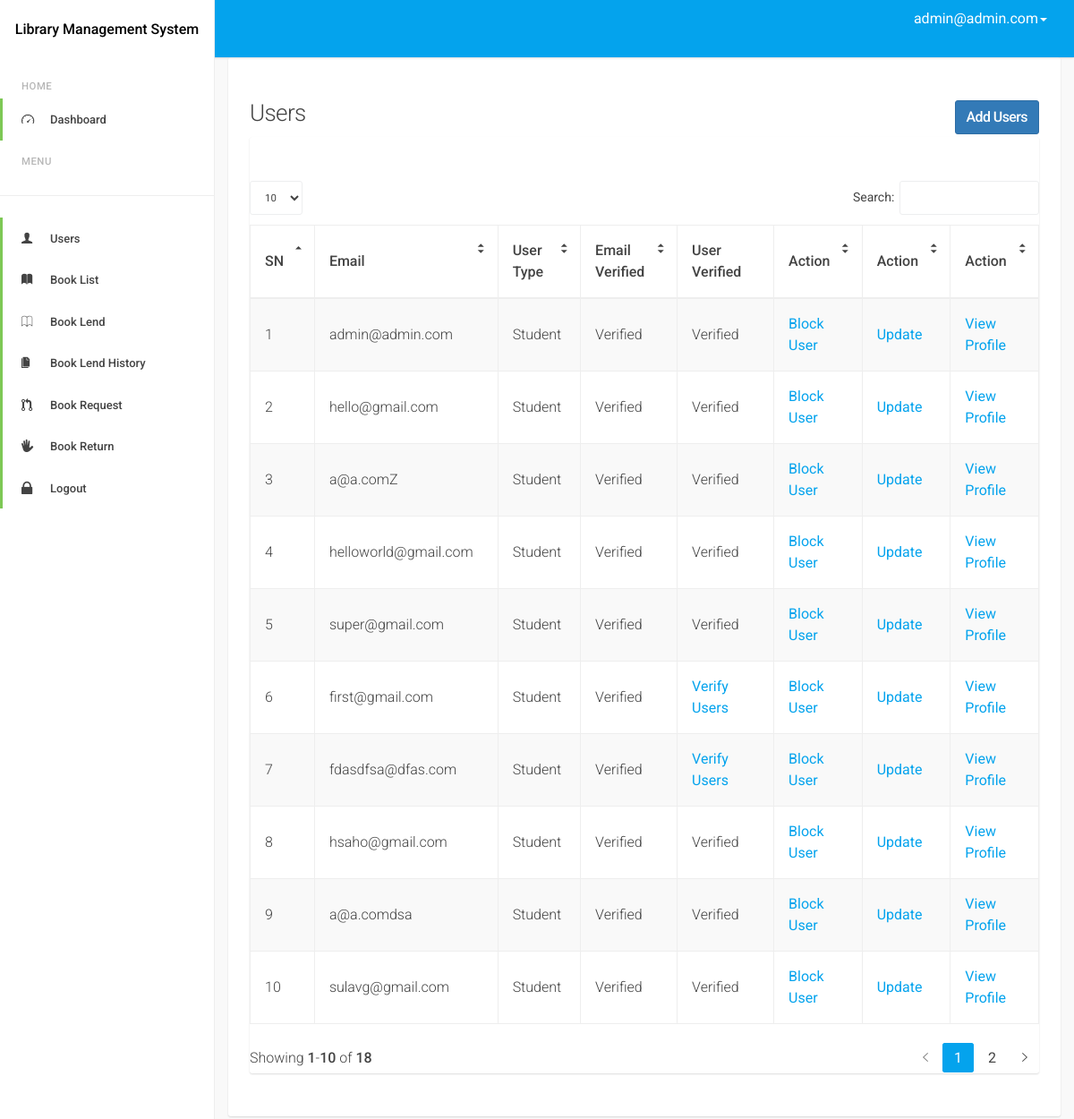
Before: /admindash/view/users/ (signed in) with the older database file.
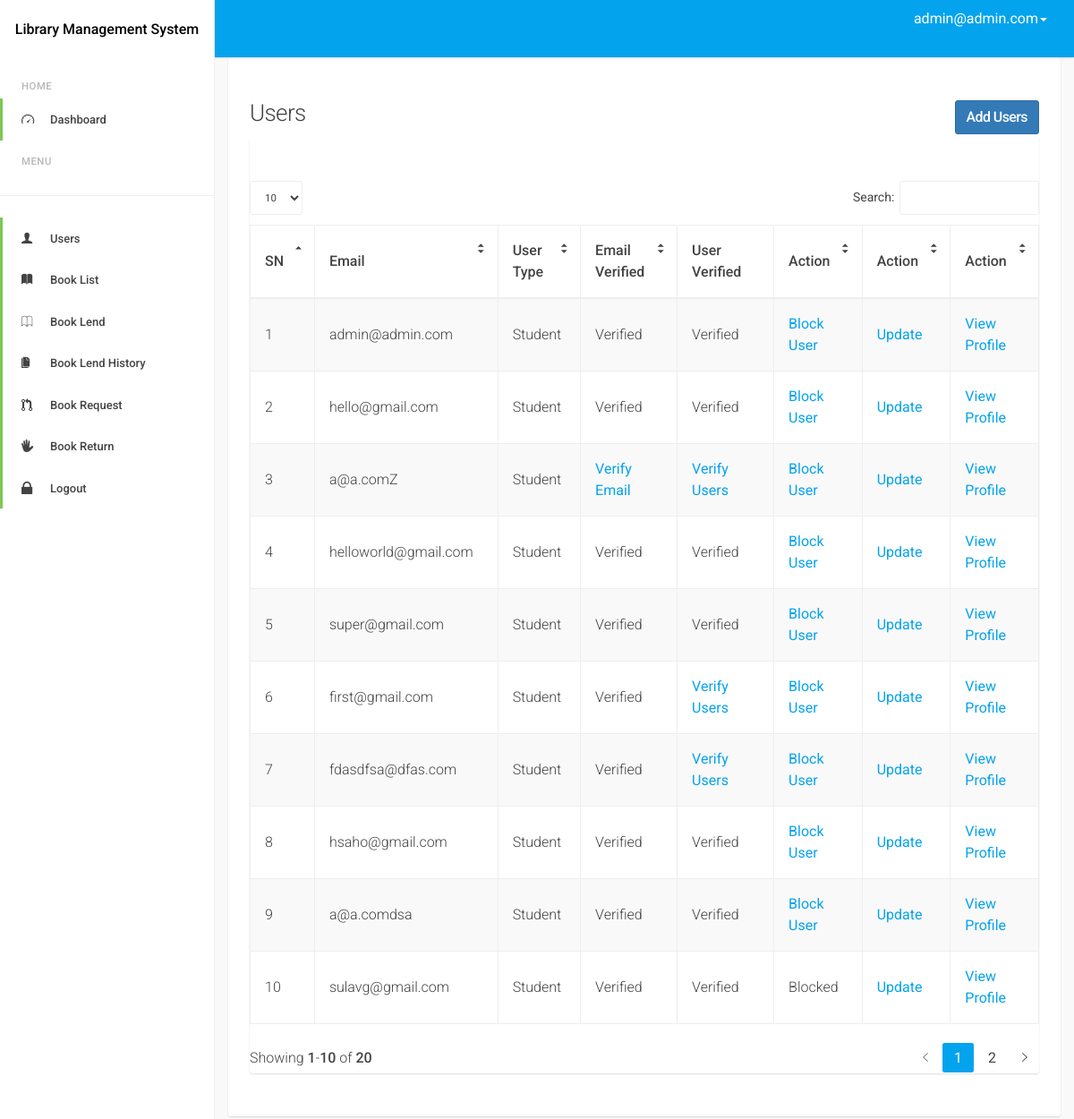
After: the same page with the newer database file.
### accounts/models.py (models this page shows, shortened)
class MyUser(AbstractBaseUser):
    email = models.EmailField(
        verbose_name='email address',
        max_length=255,
        unique=True,
    )
    is_active = models.BooleanField(default=True)
    is_admin = models.BooleanField(default=False)
    is_staff_member = models.BooleanField(default=False)
    last_login = models.DateTimeField(blank=True, null=True, verbose_name="last login")
    is_email_verified = models.BooleanField(default=False)
    is_user_verified = models.BooleanField(default=False)
    objects = MyUserManager()
    USERNAME_FIELD = 'email'
    REQUIRED_FIELDS = []
    class Meta:
        verbose_name = 'User'
        verbose_name_plural = 'Users'
    def __str__(self):
        return self.email

### admin_dash/views.py (the view)
# urls.py: path('view/users/', views.UserListView.as_view(), name='user_list_view'),
@method_decorator(is_admin(), name='dispatch')
class UserListView(ListView):
    model = MyUser
    template_name = 'admin_dash/user_list_view.html'
    context_object_name = 'users'

### decorator.py (called while the page is built)
def is_admin():
    def decorator(view_function):
        def wrap(request, *args, **kwargs):
            if request.user.is_authenticated:
                if request.user.is_admin:
                    return view_function(request, *args, **kwargs)
                else:
                    raise PermissionDenied
            else:
                return redirect('accounts:login')
        return wrap
    return decorator

### admin_dash/templates/admin_dash/user_list_view.html (shortened to what this page needs)
{% extends 'base.html' %}
{% load static %}
{% block body %}
    <div class="d-sm-flex align-items-center justify-content-between mb-4">
        <h1 class="h3 mb-0 text-gray-800">Users <a class="btn btn-primary" style="float: right"
                                                   href="{% url 'admin_dash:add_users' %}">Add Users</a></h1>
    </div>
    <div class="row">
        <div class="col-lg-12">
            <div class="card mb-4">
                <div class="card-header py-3 d-flex flex-row align-items-center justify-content-between">
                </div>
                <div class="table-responsive p-3">
                    <table class="table table-bordered table-striped table-vcenter js-dataTable-full">
                        <thead class="thead-light">
                        <tr>
                            <th>SN</th>
                            <th>Email</th>
                            <th>User Type</th>
                            <th>Email Verified</th>
                            <th>User Verified</th>
                            <th>Action</th>
                            <th>Action</th>
                            <th>Action</th>
                        </tr>
                        </thead>
                        <tbody>
                        {% for user in users %}
                            <tr>
                                <td>{{ forloop.counter }}</td>
                                <td>{{ user.email }}</td>
                                {% if user.is_staff_member %}
                                    <td>Staff</td>
                                {% else %}
                                    <td>Student</td>
                                {% endif %}
                                <td>
                                    {% if user.is_email_verified %}
                                        Verified
                                    {% else %}
                                        <a href="{% url 'admin_dash:verify_email' user.email %}">Verify Email</a>
                                    {% endif %}
                                </td>
                                <td>
                                    {% if user.is_user_verified %}
                                        Verified
                                    {% else %}
                                        <a href="{% url 'admin_dash:verify_user' user.email %}">Verify Users</a>
                                    {% endif %}
                                </td>
                            <td>
                                    {% if not user.is_active %}
                                        Blocked
                                    {% else %}
                                        <a href="{% url 'admin_dash:block_user' user.email %}">Block User</a>
                                    {% endif %}
                                </td>
                                <td><a href="{% url 'admin_dash:update_user' user.pk %}">Update</a></td>
                                <td><a href="{% url 'admin_dash:profile_list_view' user.pk %}">View Profile</a></td>
                            </tr>
                        {% endfor %}
                        </tbody>
                    </table>
                </div>
            </div>
        </div>
    </div>
{% endblock %}

Changed rows visible on the page:
changed MyUser "a@a.comZ": is_email_verified "Verified" → "Verify Email"; is_user_verified "Verified" → "Verify Users"
changed MyUser "sulavg@gmail.com": is_active "Block User" → "Blocked"
Other visible differences:
text written by a page script: "Search: Showing 1 - 10 of 18 1 2" → "Search: Showing 1 - 10 of 20 1 2"
